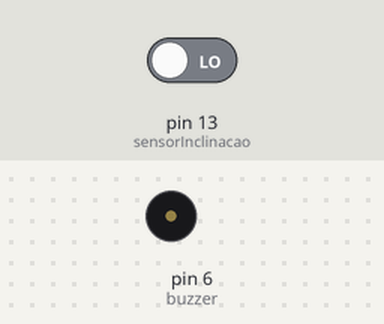
The sketch below on a simulated Arduino Uno, built with avr-gcc and run on an emulated ATmega328P. Shown: buzzer (waves = sounding, pin HIGH). The test bench sets the inputs (shaded band); at power-on: pin 13 (sensorInclinacao) LOW. What the sketch prints to the serial monitor is not drawn.

Above: at 1.2 s.
1.3 s: pin 13 (sensorInclinacao) driven HIGH
At 1.7 s:
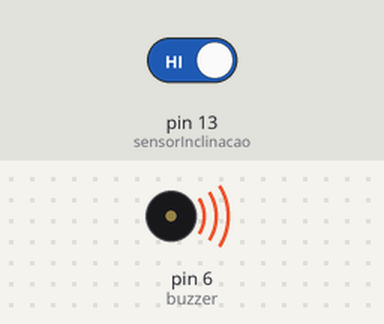
2.8 s: pin 13 (sensorInclinacao) driven LOW
At 4.1 s:
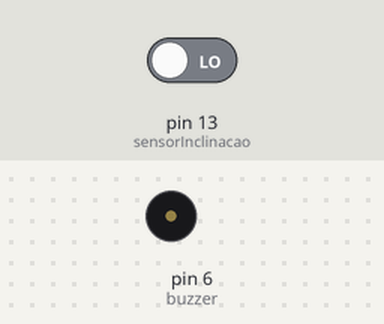
Timing chart, 0 to 5.8 s (numbered marks = the images above; inputs shaded):
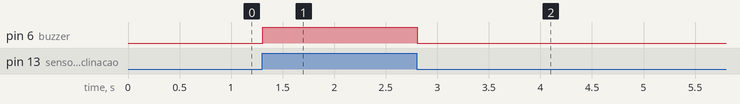

The sketch:

codigo.ino
```cpp
int sensorInclinacao = 13;
int buzzer = 6;

void setup(){

  pinMode(sensorInclinacao, INPUT);
  pinMode(buzzer, OUTPUT);
  Serial.begin(9600);

}

void loop() {

  int valorInclinacao = digitalRead(sensorInclinacao); // // Realiza a leitura digital do sensor (0 ou 1)
  Serial.println(valorInclinacao);

  if (valorInclinacao == HIGH) { // se 0 então a bolinha dentro do sensor fechou circuito mandando 0
    digitalWrite(buzzer,HIGH); // liga buzzer teve inclinação
  } else { // senão, bolinha nao fechou circuito e manda 1 de sinal
    digitalWrite(buzzer,LOW);
  }

}
```

Measured:
- after the input at 1.3 s, pin 6 (buzzer): LOW → HIGH at once
- after the input at 2.8 s, pin 6 (buzzer): HIGH → LOW at once
